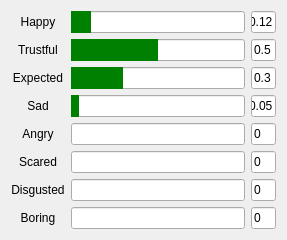
   <widget class="QWidget" name="gridLayoutWidget">
    <property name="geometry">
     <rect>
      <x>0</x>
      <y>570</y>
      <width>241</width>
      <height>201</height>
     </rect>
    </property>
    <layout class="QGridLayout" name="gridLayout_2" columnstretch="1,7,1">
     <property name="sizeConstraint">
      <enum>QLayout::SetFixedSize</enum>
     </property>
     <item row="1" column="2">
      <widget class="QLineEdit" name="lineEdit_emotion2">
       <property name="text">
        <string>0.5</string>
       </property>
      </widget>
     </item>
     <item row="5" column="2">
      <widget class="QLineEdit" name="lineEdit_emotion6">
       <property name="text">
        <string>0</string>
       </property>
      </widget>
     </item>
     <item row="3" column="0">
      <widget class="QLabel" name="label_8">
       <property name="text">
        <string>Sad</string>
       </property>
       <property name="alignment">
        <set>Qt::AlignCenter</set>
       </property>
      </widget>
     </item>
     <item row="7" column="1">
      <widget class="QProgressBar" name="progressBar_emotion8">
       <property name="styleSheet">
        <string notr="true">QProgressBar::chunk{background:green}</string>
       </property>
       <property name="value">
        <number>0</number>
       </property>
       <property name="textVisible">
        <bool>false</bool>
       </property>
      </widget>
     </item>
     <item row="7" column="2">
      <widget class="QLineEdit" name="lineEdit_emotion8">
       <property name="text">
        <string>0</string>
       </property>
      </widget>
     </item>
     <item row="0" column="2">
      <widget class="QLineEdit" name="lineEdit_emotion1">
       <property name="text">
        <string>0.12</string>
       </property>
      </widget>
     </item>
     <item row="4" column="0">
      <widget class="QLabel" name="label_9">
       <property name="contextMenuPolicy">
        <enum>Qt::ActionsContextMenu</enum>
       </property>
       <property name="text">
        <string>Angry</string>
       </property>
       <property name="alignment">
        <set>Qt::AlignCenter</set>
       </property>
      </widget>
     </item>
     <item row="7" column="0">
      <widget class="QLabel" name="label_12">
       <property name="contextMenuPolicy">
        <enum>Qt::ActionsContextMenu</enum>
       </property>
       <property name="text">
        <string>Boring</string>
       </property>
       <property name="alignment">
        <set>Qt::AlignCenter</set>
       </property>
      </widget>
     </item>
     <item row="1" column="1">
      <widget class="QProgressBar" name="progressBar_emotion2">
       <property name="styleSheet">
        <string notr="true">QProgressBar::chunk{background:green}</string>
       </property>
       <property name="value">
        <number>50</number>
       </property>
       <property name="textVisible">
        <bool>false</bool>
       </property>
      </widget>
     </item>
     <item row="4" column="2">
      <widget class="QLineEdit" name="lineEdit_emotion5">
       <property name="text">
        <string>0</string>
       </property>
      </widget>
     </item>
     <item row="6" column="2">
      <widget class="QLineEdit" name="lineEdit_emotion7">
       <property name="text">
        <string>0</string>
       </property>
      </widget>
     </item>
     <item row="0" column="1">
      <widget class="QProgressBar" name="progressBar_emotion1">
       <property name="styleSheet">
        <string notr="true">QProgressBar::chunk{background:green}</string>
       </property>
       <property name="value">
        <number>12</number>
       </property>
       <property name="textVisible">
        <bool>false</bool>
       </property>
      </widget>
     </item>
     <item row="2" column="2">
      <widget class="QLineEdit" name="lineEdit_emotion3">
       <property name="text">
        <string>0.3</string>
       </property>
      </widget>
     </item>
     <item row="0" column="0">
      <widget class="QLabel" name="label_5">
       <property name="text">
        <string>Happy</string>
       </property>
       <property name="alignment">
        <set>Qt::AlignCenter</set>
       </property>
      </widget>
     </item>
     <item row="3" column="2">
      <widget class="QLineEdit" name="lineEdit_emotion4">
       <property name="text">
        <string>0.05</string>
       </property>
      </widget>
     </item>
     <item row="3" column="1">
      <widget class="QProgressBar" name="progressBar_emotion4">
       <property name="styleSheet">
        <string notr="true">QProgressBar::chunk{background:green}</string>
       </property>
       <property name="value">
        <number>5</number>
       </property>
       <property name="textVisible">
        <bool>false</bool>
       </property>
      </widget>
     </item>
     <item row="2" column="1">
      <widget class="QProgressBar" name="progressBar_emotion3">
       <property name="styleSheet">
        <string notr="true">QProgressBar::chunk{background:green}</string>
       </property>
       <property name="value">
        <number>30</number>
       </property>
       <property name="textVisible">
        <bool>false</bool>
       </property>
      </widget>
     </item>
     <item row="6" column="0">
      <widget class="QLabel" name="label_11">
       <property name="contextMenuPolicy">
        <enum>Qt::ActionsContextMenu</enum>
       </property>
       <property name="text">
        <string>Disgusted</string>
       </property>
       <property name="alignment">
        <set>Qt::AlignCenter</set>
       </property>
      </widget>
     </item>
     <item row="1" column="0">
      <widget class="QLabel" name="label_6">
       <property name="text">
        <string>Trustful</string>
       </property>
       <property name="alignment">
        <set>Qt::AlignCenter</set>
       </property>
      </widget>
     </item>
     <item row="2" column="0">
      <widget class="QLabel" name="label_7">
       <property name="text">
        <string>Expected</string>
       </property>
       <property name="alignment">
        <set>Qt::AlignCenter</set>
       </property>
      </widget>
     </item>
     <item row="5" column="0">
      <widget class="QLabel" name="label_10">
       <property name="contextMenuPolicy">
        <enum>Qt::ActionsContextMenu</enum>
       </property>
       <property name="text">
        <string>Scared</string>
       </property>
       <property name="alignment">
        <set>Qt::AlignCenter</set>
       </property>
      </widget>
     </item>
     <item row="6" column="1">
      <widget class="QProgressBar" name="progressBar_emotion7">
       <property name="styleSheet">
        <string notr="true">QProgressBar::chunk{background:green}</string>
       </property>
       <property name="value">
        <number>0</number>
       </property>
       <property name="textVisible">
        <bool>false</bool>
       </property>
      </widget>
     </item>
     <item row="5" column="1">
      <widget class="QProgressBar" name="progressBar_emotion6">
       <property name="styleSheet">
        <string notr="true">QProgressBar::chunk{background:green}</string>
       </property>
       <property name="value">
        <number>0</number>
       </property>
       <property name="textVisible">
        <bool>false</bool>
       </property>
      </widget>
     </item>
     <item row="4" column="1">
      <widget class="QProgressBar" name="progressBar_emotion5">
       <property name="styleSheet">
        <string notr="true">QProgressBar::chunk{background:green}</string>
       </property>
       <property name="value">
        <number>0</number>
       </property>
       <property name="textVisible">
        <bool>false</bool>
       </property>
      </widget>
     </item>
    </layout>
   </widget>
